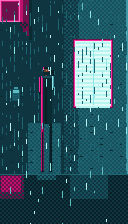

Reproduce this figure in Python.
#!/usr/bin/env python3
"""Procedural neon-noir pixel art for DopeWars encounter art.

Free and reproducible: every pixel is placed on a strict integer grid against a
fixed palette, so the style properties that matter (no anti-aliasing, no
off-palette blend colours, dithered gradients, 1px rain) are guaranteed rather
than hoped for. Compare to a diffusion model, which tends to soften edges and
invent stray hues in smoke and reflections.

Render at native size, upscale nearest-neighbour for display:
    python3 informant.py informant 128 224
"""

import sys
from PIL import Image

# ── Palette ────────────────────────────────────────────────────────────────
# ~30 colours, teal/cyan dominant, magenta neon as the only hot accent.
# A dict of names keeps the drawing code readable.
P = {
    # deep shadow teal (walls, cores, outlines)
    "void":    (0x08, 0x1F, 0x26),
    "shadow":  (0x0B, 0x2B, 0x33),
    "deep":    (0x0E, 0x35, 0x40),
    # mid teal wall
    "mid":     (0x17, 0x50, 0x5C),
    "mid2":    (0x1E, 0x64, 0x70),
    # lit teal
    "lit":     (0x3E, 0x9A, 0xA6),
    "lit2":    (0x5F, 0xBD, 0xC4),
    # bright cyan highlights
    "cyan":    (0x8F, 0xE6, 0xE4),
    "cyanw":   (0xB7, 0xF4, 0xF0),
    "white":   (0xDF, 0xFB, 0xF8),
    # neon magenta
    "mag_deep":(0x4A, 0x0C, 0x34),
    "mag_dk":  (0x6E, 0x10, 0x49),
    "mag":     (0xC0, 0x10, 0x70),
    "neon":    (0xFF, 0x2F, 0xA0),
    "neon2":   (0xFF, 0x6F, 0xBE),
    "neon3":   (0xFF, 0xA3, 0xD4),
    # warm skin (kept desaturated so it doesn't fight the neon)
    "skin_d":  (0x6B, 0x3B, 0x2C),
    "skin":    (0x8C, 0x53, 0x40),
    "skin_l":  (0xC9, 0x8A, 0x67),
    "skin_h":  (0xEF, 0xB8, 0x92),
}


class Canvas:
    """A tiny indexed pixel canvas. put() clips; nothing blends, ever."""

    def __init__(self, w, h, fill="void"):
        self.w, self.h = w, h
        self.px = [[P[fill]] * w for _ in range(h)]

    def put(self, x, y, c):
        if 0 <= x < self.w and 0 <= y < self.h:
            self.px[y][x] = P[c] if isinstance(c, str) else c

    def get(self, x, y):
        if 0 <= x < self.w and 0 <= y < self.h:
            return self.px[y][x]
        return P["void"]

    def rect(self, x, y, w, h, c):
        for yy in range(y, y + h):
            for xx in range(x, x + w):
                self.put(xx, yy, c)

    def frame(self, x, y, w, h, c):
        for xx in range(x, x + w):
            self.put(xx, y, c)
            self.put(xx, y + h - 1, c)
        for yy in range(y, y + h):
            self.put(x, yy, c)
            self.put(x + w - 1, yy, c)

    def vline(self, x, y0, y1, c):
        for y in range(y0, y1):
            self.put(x, y, c)

    def hline(self, y, x0, x1, c):
        for x in range(x0, x1):
            self.put(x, y, c)

    def dither_rect(self, x, y, w, h, a, b, parity=0, period=2):
        """Checkerboard fill between two palette colours. This is how every
        gradient in the piece is built — no smooth ramps anywhere."""
        for yy in range(y, y + h):
            for xx in range(x, x + w):
                if ((xx // period) + (yy // period)) % 2 == parity:
                    self.put(xx, yy, a)
                else:
                    self.put(xx, yy, b)

    def to_image(self, scale=1):
        img = Image.new("RGB", (self.w, self.h))
        img.putdata([c for row in self.px for c in row])
        if scale > 1:
            img = img.resize((self.w * scale, self.h * scale), Image.NEAREST)
        return img


def draw_informant(w=128, h=224, seed=7):
    """A lone figure in the rain, alley, dual rim light. Informant encounter."""
    c = Canvas(w, h, "void")

    # deterministic LCG so the rain is reproducible run to run
    s = seed
    def rnd(n):
        nonlocal s
        s = (s * 1103515245 + 12345) & 0x7FFFFFFF
        return s % n

    horizon = int(h * 0.78)  # ground line

    # ── back wall ─────────────────────────────────────────────────────────
    c.rect(0, 0, w, horizon, "deep")
    # lit wash from the cyan source (upper right) — dithered, not a ramp
    c.dither_rect(w // 2, 0, w - w // 2, horizon, "mid", "deep", 0)
    c.dither_rect(int(w * 0.62), 0, int(w * 0.38), horizon, "mid2", "mid", 0)
    c.rect(w - 2, 0, 2, horizon, "lit")  # bright edge nearest the light
    # Brighten the wall band directly behind the figure's lower body. The
    # figure stands left-of-centre, so without this the near-black legs sit
    # against near-black wall and the silhouette can't be read at all. This is
    # the window light falling across the wall at figure height.
    c.dither_rect(int(w * 0.22), int(h * 0.55), int(w * 0.26), horizon - int(h * 0.55),
                  "mid2", "mid", 0)

    # brick texture: only bricks facing the light get the highlight
    for by in range(0, horizon, 6):
        for bx in range(0, w, 10):
            if rnd(3) == 0 and bx > w // 2:
                c.rect(bx, by, 2, 1, "mid2")
            elif rnd(4) == 0:
                c.rect(bx, by, 3, 1, "shadow")

    # ── window: thick magenta frame, blown-out pale interior ─────────────
    wx, wy, ww, wh = int(w * 0.58), int(h * 0.18), int(w * 0.30), int(h * 0.30)
    c.rect(wx, wy, ww, wh, "white")        # interior glow
    c.frame(wx, wy, ww, wh, "neon")        # hot frame
    c.frame(wx - 1, wy - 1, ww + 2, wh + 2, "mag_dk")
    # blinds / interior forms as pale blocks
    for i in range(0, wh - 2, 4):
        c.rect(wx + 2, wy + 2 + i, ww - 4, 2, "cyanw")
    c.vline(wx + ww // 2, wy + 2, wy + wh - 2, "cyan")

    # ── payphone on the left wall ────────────────────────────────────────
    px_, py_ = int(w * 0.10), int(h * 0.40)
    c.rect(px_, py_, 8, 12, "mid2")
    c.frame(px_, py_, 8, 12, "mid")
    c.rect(px_ + 1, py_ + 1, 6, 3, "lit2")   # screen
    for by_ in range(py_ + 5, py_ + 10, 2):  # keypad suggestion
        c.rect(px_ + 2, by_, 4, 1, "mid")
    c.rect(px_ + 2, py_ - 2, 4, 2, "lit")    # signage on top
    c.vline(px_ + 7, py_ + 12, py_ + 16, "mid")  # cord stub

    # neon sign, cropped top-left, magenta spill. The spill is a soft falloff
    # of nested rects, not a checkerboard — a dither here reads as a glitch.
    sw, sh = int(w * 0.16), int(h * 0.10)
    c.rect(0, 0, sw, sh, "mag")
    c.frame(0, 0, sw, sh, "neon2")
    c.rect(2, 2, sw - 4, sh - 4, "mag_dk")  # sign face
    for i, (ox, oy, ow, oh) in enumerate([  # nested spill, darker outward
        (sw, 0, 3, sh + 6), (sw + 3, 0, 3, sh + 10), (sw + 6, 0, 4, sh + 14),
    ]):
        c.rect(ox, oy, ow, oh, "mag_dk" if i else "mag")
    c.rect(sw + 9, 0, 3, sh + 18, "shadow")
    c.dither_rect(sw, sh, 8, 6, "mag_dk", "shadow", 0)

    # ── rain: 1px vertical dashes in 3 brightness tiers ──────────────────
    # Split into a sparse BACK layer (drawn before the figure) and a thin,
    # brighter FRONT layer (after it). A single uniform pass over everything
    # reads as noise and flattens the silhouette; two layers give depth.
    def rain(count, tiers, ymax):
        for _ in range(count):
            rx, ry = rnd(w), rnd(ymax)
            ln = 2 + rnd(7)
            tier = tiers[rnd(len(tiers))]
            for k in range(ln):
                c.put(rx, ry + k, tier)

    rain(int(w * h * 0.012), ("mid", "mid2"), horizon)  # behind the figure

    # ── figure ──────────────────────────────────────────────────────────
    # (drawn between the two rain layers)
    # Proportioned as a real standing figure (~1:7 head-to-height) so it reads
    # as a person rather than a blob. cx is the body centreline.
    cx = int(w * 0.36)
    head_top = int(h * 0.30)
    head_h, head_w = 8, 7
    shoulder_y = head_top + head_h + 1
    hip_y = int(h * 0.60)
    foot_y = horizon - 1
    torso_w = 11
    left = cx - torso_w // 2

    # head
    c.rect(cx - head_w // 2, head_top, head_w, head_h, "shadow")
    c.rect(cx - head_w // 2 + 1, head_top + 2, head_w - 2, 3, "skin_d")  # face, shadowed
    c.put(cx, head_top + 3, "skin_l")                                     # one lit cheek
    # hair / cap
    c.rect(cx - head_w // 2, head_top, head_w, 2, "void")
    # neck
    c.rect(cx - 1, shoulder_y - 1, 2, 2, "skin_d")

    # shoulders + coat torso. Narrow and stopping well above the feet: a wide
    # coat running to the ankles is what makes the lower half read as a single
    # pillar instead of two legs.
    coat_bot = hip_y - 10
    c.rect(left, shoulder_y, torso_w, coat_bot - shoulder_y, "shadow")
    c.rect(left, shoulder_y, torso_w, 2, "mid")   # shoulders catch light
    c.rect(cx - 1, shoulder_y + 2, 2, coat_bot - shoulder_y - 2, "void")  # coat opening

    # arms: one down, one bent up to the mouth (the phone/cigarette gesture)
    c.rect(left - 2, shoulder_y + 1, 2, 18, "void")            # left arm, hanging
    c.rect(left + torso_w, shoulder_y + 1, 2, 14, "void")      # right arm, lower
    # bent forearm rising to the face
    c.rect(left + torso_w, shoulder_y - 3, 2, 5, "void")
    c.rect(left + torso_w - 2, shoulder_y - 6, 4, 4, "void")

    # legs — two clearly separated columns, starting right under the coat hem
    # and running to the shoes. The gap is the wall showing through, so the
    # silhouette separates naturally without any cheat lighting.
    leg_w = 3
    leg_top = coat_bot  # meet the coat hem, no floating gap
    c.rect(left, leg_top, leg_w, foot_y - leg_top, "void")
    c.rect(left + torso_w - leg_w, leg_top, leg_w, foot_y - leg_top, "void")
    # shoes
    c.rect(left - 1, foot_y - 1, leg_w + 2, 2, "mid")
    c.rect(left + torso_w - leg_w - 1, foot_y - 1, leg_w + 2, 2, "mid")

    # ── dual rim light: magenta from the neon (left), cyan from the window
    # (right). This is the whole point of the piece, so it goes on every
    # silhouette edge that faces a light source.
    c.vline(left, shoulder_y, hip_y, "neon")                     # coat left
    c.vline(left + 1, shoulder_y + 2, hip_y - 2, "mag")
    c.vline(left - 2, shoulder_y + 1, shoulder_y + 16, "neon")    # hanging arm
    c.vline(left + torso_w, shoulder_y, shoulder_y + 14, "cyan") # coat right
    c.vline(left + torso_w + 1, shoulder_y, shoulder_y + 12, "lit")
    # head rims
    for dy in range(head_h):
        if dy < 2:
            c.put(cx - head_w // 2, head_top + dy, "neon")
            c.put(cx + head_w // 2 - 1, head_top + dy, "cyan")
    c.put(cx - head_w // 2, head_top + 2, "neon2")
    c.put(cx + head_w // 2 - 1, head_top + 2, "lit2")
    # leg rims — each leg gets BOTH edges lit, not just the outer ones. With
    # only outer rims the two legs read as one mass because the leg value and
    # the wall behind are so close; outlining the inner edges separates them.
    c.vline(left, leg_top + 2, foot_y - 2, "mag")                       # outer L
    c.vline(left + torso_w - leg_w, leg_top + 2, foot_y - 2, "lit")    # outer R
    c.vline(left + leg_w - 1, leg_top + 3, foot_y - 2, "mag_dk")        # inner L
    c.vline(left + torso_w - leg_w, leg_top + 3, foot_y - 2, "deep")    # inner R

    # cigarette ember at the mouth, hand raised
    c.put(cx + 2, head_top + 3, "neon3")
    c.put(cx + 3, head_top + 3, "white")

    # ── ground: wet, reflective, dithered ───────────────────────────────
    c.rect(0, horizon, w, h - horizon, "shadow")
    c.dither_rect(0, horizon, w, h - horizon, "deep", "void", 0)
    # wet ground: neon reflection sits DIRECTLY below the sign, not in the
    # corner. A wide checkerboard out at the edge reads as a compression
    # artifact; a narrow smear under the light source reads as a reflection.
    c.dither_rect(0, horizon, sw + 4, (h - horizon) // 2, "mag_dk", "deep", 0)
    c.dither_rect(1, horizon + 2, sw, (h - horizon) // 3, "mag", "mag_dk", 0)
    c.dither_rect(int(w * 0.55), horizon, int(w * 0.30), (h - horizon) // 2, "mid", "deep", 0)
    c.hline(horizon, 0, w, "mid2")  # the bright wet edge
    # pale pool under the figure (bounce light)
    c.dither_rect(left - 4, horizon + 1, torso_w + 8, 5, "mid2", "deep", 0)

    # ── FRONT rain: sparse and bright, over the figure, to build depth ───
    rain(int(w * h * 0.004), ("cyan", "cyanw", "lit2"), h)

    return c


if __name__ == "__main__":
    name = sys.argv[1] if len(sys.argv) > 1 else "informant"
    w = int(sys.argv[2]) if len(sys.argv) > 2 else 128
    h = int(sys.argv[3]) if len(sys.argv) > 3 else 224
    out = sys.argv[4] if len(sys.argv) > 4 else f"{name}.png"
    canvas = draw_informant(w, h)
    img = canvas.to_image(scale=1)
    img.save(out)
    # a nearest-neighbour preview at 4x so the pixels are actually visible
    img.resize((w * 4, h * 4), Image.NEAREST).save(out.replace(".png", "_4x.png"))
    print(f"wrote {out} ({w}x{h}) and {out.replace('.png','_4x.png')} (4x preview)")
